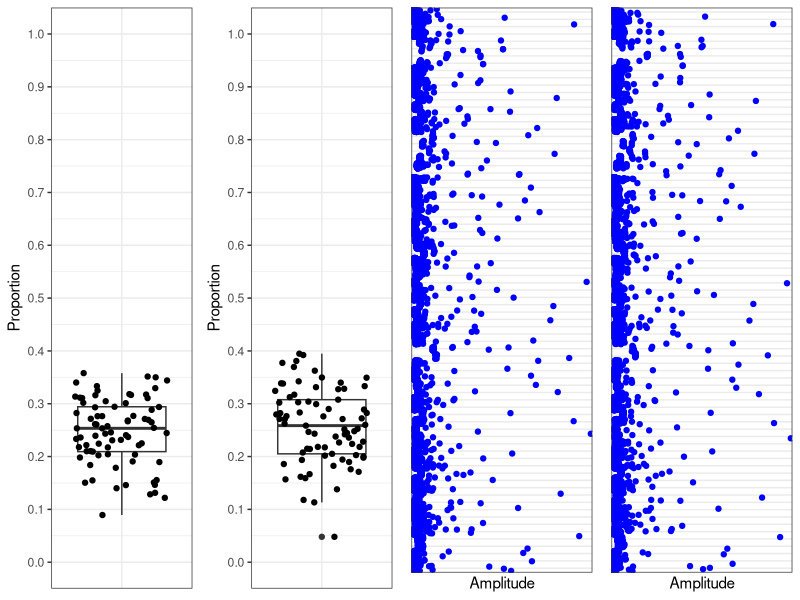

Recreate this plot in R.
# Multiple plot function
#
# ggplot objects can be passed in ..., or to plotlist (as a list of ggplot objects)

# - cols:   Number of columns in layout
# - layout: A matrix specifying the layout. If present, 'cols' is ignored.
#
# If the layout is something like matrix(c(1,2,3,3), nrow=2, byrow=TRUE),
# then plot 1 will go in the upper left, 2 will go in the upper right, and
# 3 will go all the way across the bottom.
#
multiplot <- function(..., plotlist=NULL, file, cols=1, layout=NULL) {
  require(grid)

  # Make a list from the ... arguments and plotlist
  plots <- c(list(...), plotlist)

  numPlots = length(plots)

  # If layout is NULL, then use 'cols' to determine layout
  if (is.null(layout)) {
    # Make the panel
    # ncol: Number of columns of plots
    # nrow: Number of rows needed, calculated from # of cols
    layout <- matrix(seq(1, cols * ceiling(numPlots/cols)),
                    ncol = cols, nrow = ceiling(numPlots/cols))
  }

 if (numPlots==1) {
    print(plots[[1]])

  } else {
    # Set up the page
    grid.newpage()
    pushViewport(viewport(layout = grid.layout(nrow(layout), ncol(layout))))
	
        # Make each plot, in the correct location
    for (i in 1:numPlots) {
      # Get the i,j matrix positions of the regions that contain this subplot
      matchidx <- as.data.frame(which(layout == i, arr.ind = TRUE))

      print(plots[[i]], vp = viewport(layout.pos.row = matchidx$row,
                                      layout.pos.col = matchidx$col))
    }

  }

}


library("ggplot2")
theme_set(theme_bw())

data = read.table("../data-to-plot/to-plot-project-design-general-proportion.data", header = T)
gg = ggplot(data, aes(x = factor(0), y = Proportion))
p = gg + geom_boxplot() + theme( axis.title.x=element_blank(),axis.text.x=element_blank(),axis.ticks.x=element_blank() ) + coord_cartesian(ylim=c(0, 1)) + xlab("Design discussions proportion") + geom_jitter() + scale_y_continuous(breaks=seq(0,1,1/10))

data = read.table("../data-to-plot/to-plot-project-designers-commiters-proportion.data", header = T)
gg = ggplot(data, aes(x = factor(0), y = Proportion))
q = gg + geom_boxplot() + theme( axis.title.x=element_blank(),axis.text.x=element_blank(),axis.ticks.x=element_blank() ) + coord_cartesian(ylim=c(0, 1)) + xlab("Designers proportion") + geom_jitter() + scale_y_continuous(breaks=seq(0,1,1/10))

data = read.table("../data-to-plot/to-plot-project-developer-intensity-amplitude.data", header = T)
to = ggplot(data, aes(y = Amplitude, x = Project))
to = to + geom_jitter(colour = "blue") + theme(axis.text.y = element_blank(), axis.ticks=element_blank(), axis.title.y=element_blank()) + scale_y_discrete(breaks = seq(10,100,10)) + coord_flip()

multiplot(p, q, to , to, cols=4)




#ggsave("../graphs/all-plots-final.pdf", toSave, width=8.5, height=2.3)
